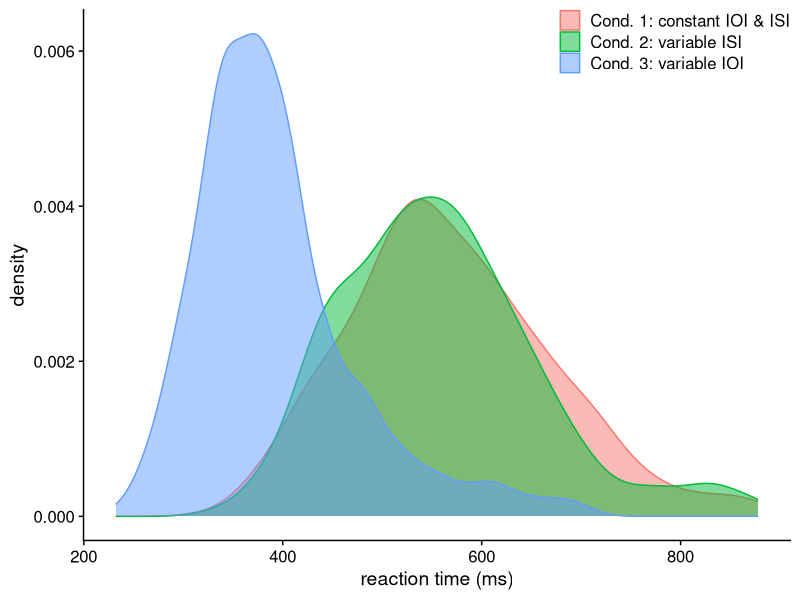
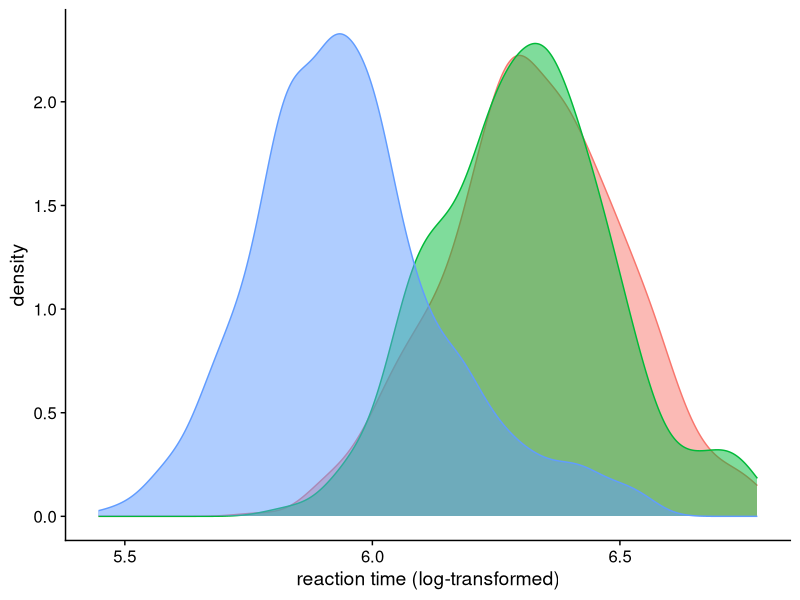
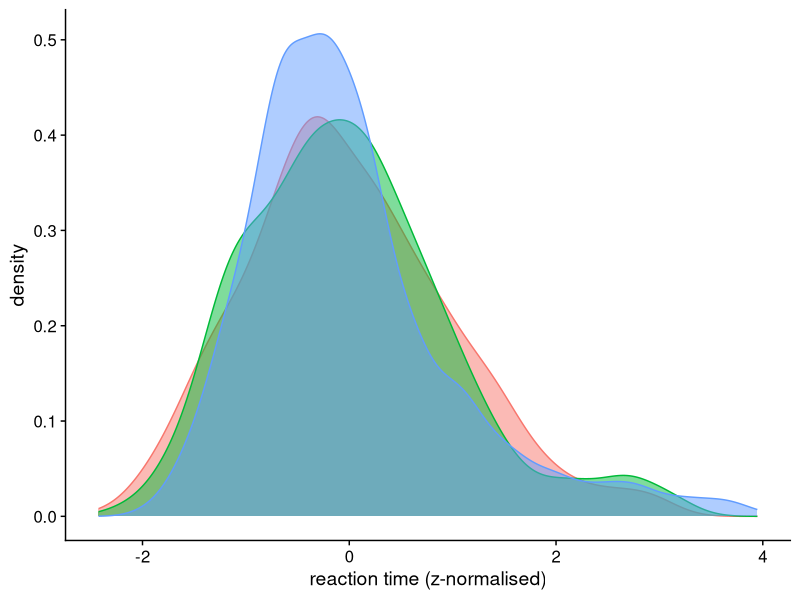
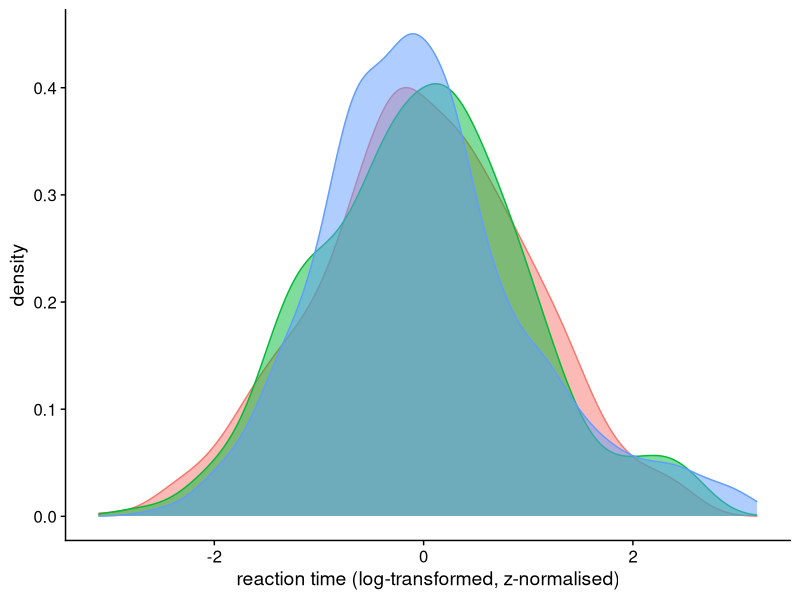
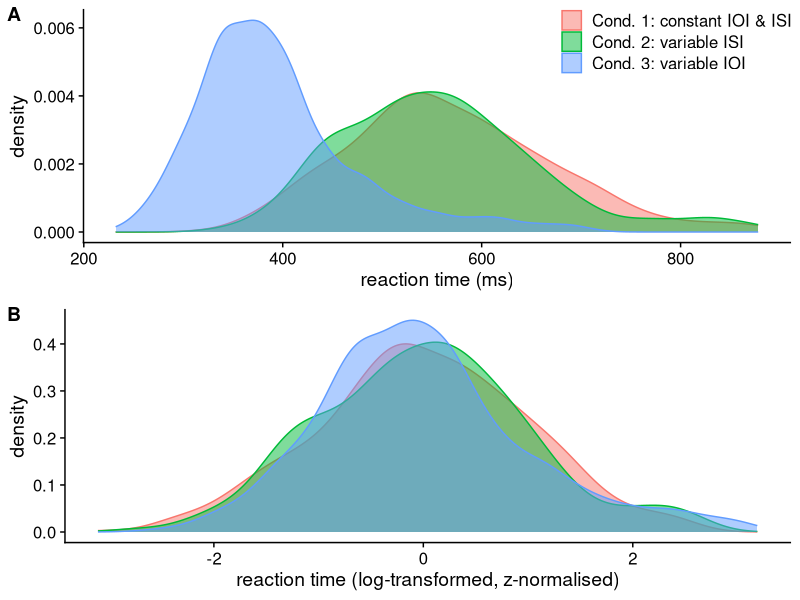

The R script that drew these images, in order: (Note: this script raises an error after producing the figures.)

#--------------------------------------------------------
# Packages, global variables
#--------------------------------------------------------

# remove previous objects from workspace
rm(list=ls())

library(tidyverse)
library(cowplot)
library(lmerTest)
library(broom.mixed)
library(gtools)
library(kableExtra)

#------------------------------------------------------------
# Helper functions
#------------------------------------------------------------

# conf_summary()
# partially based on: http://www.cookbook-r.com/Manipulating_data/Summarizing_data/
# group data, and calculate: mean, standard error, 95% confidence interval
conf_summary <- function(data, measurevar, ...) {
  d %>% 
    group_by(...) %>%
    summarise(mean = mean({{measurevar}}, na.rm = T),
              sd = sd({{measurevar}}, na.rm = T),
              N = n(),
              se = sd / sqrt(N),
              ci = se * qt(0.95/2 + .5, N-1)) %>% 
    ungroup()
}

# save plots with cairo pdf device
ggsave_pdf <- function(custom_name = "lastplot", plot_lst = list(last_plot()),
                       height = 5, width = 7.5, figscale = 1,
                       figdir = '../plots/',
                       device = cairo_pdf, device_suffix = 'pdf', ...) {
  if (is.null(names(plot_lst))) names(plot_lst) <- custom_name
  plot_names <- paste0(figdir, names(plot_lst), '.', device_suffix)
  pmap(list(plot_names, plot_lst), ggsave,
       device = device, scale = figscale,
       height = height, width = width, ...)
}

ggsave_jpg <- function(custom_name = "lastplot", ...) {
  ggsave_pdf(device = 'jpeg', device_suffix = 'jpg', custom_name, ...)
}

# print fixed effects of mixed model
print_model <- function(mx) {
  mx %>% 
    tidy(effects = 'fixed') %>% 
    mutate(signif = stars.pval(p.value),
           t.value = statistic,
           p.value = format.pval(p.value, digits = 2),
           term = str_replace_all(term, 'probe.dist', 'probe.distance')) %>% 
    mutate_if(is.numeric, ~ round(., digits = 2)) %>% 
    select(term, estimate, std.error, t.value, p.value, signif) %>% 
    kable(format = 'latex', booktabs = T, linesep = "")
}

#--------------------------------------------------------
# Load data
#--------------------------------------------------------

# semantic labels for conditions
condlabels <- tibble(condition = c(1, 2, 3),
                     condition_label = c('Cond. 1: constant IOI & ISI',
                                         'Cond. 2: variable ISI',
                                         'Cond. 3: variable IOI'))

# read response data
d <- read_csv('../data/seh2_response_data.csv') %>% 
  left_join(condlabels) %>% 
  mutate(condition = as_factor(condition)) %>% 
  group_by(condition) %>% 
  mutate(zRT = scale(logRT),
         stdRT = scale(relRT)) %>% 
  ungroup()

#--------------------------------------------------------
# Distributions
#--------------------------------------------------------

# themes for distribution plots.
# legend.justification = inside reference point for legend.position 
theme_dist <- list(theme_cowplot(),
                   theme(legend.title = element_blank(),
                         legend.position = c(1, 1),
                         legend.justification = c('right', 'top')))
theme_dist_nolegend <- list(theme_cowplot(),
                            theme(legend.position = 'none'))

# Conditions were conducted on different machines:
# Condition 1: Dell XPS M1330, Ubuntu 12.04.
# Condition 2: Dell XPS M1330, Ubuntu 12.04.
# Condition 3: Lenovo T440s, Ubuntu 15.10.
# RTs are consistently shorter for condition 3.
# Hence, z-normalise RTs to make conditions comparable.

dist_rt <- ggplot(d) +
  aes(x = relRT, fill = condition_label, colour = condition_label) +
  geom_density(alpha = .5) +
  theme_dist + xlab('reaction time (ms)')
dist_rt

dist_logrt <- ggplot(d) +
  aes(x = logRT, fill = condition_label, colour = condition_label) +
  geom_density(alpha = .5) +
  theme_dist_nolegend + xlab('reaction time (log-transformed)')
dist_logrt

dist_stdrt <- ggplot(d) +
  aes(x = stdRT, fill = condition_label, colour = condition_label) +
  geom_density(alpha = .5) +
  theme_dist_nolegend + xlab('reaction time (z-normalised)')
dist_stdrt

dist_zrt <- ggplot(d) +
  aes(x = zRT, fill = condition_label, colour = condition_label) +
  geom_density(alpha = .5) +
  theme_dist_nolegend + xlab('reaction time (log-transformed, z-normalised)')
dist_zrt

plot_grid(dist_rt, dist_zrt, ncol = 1, labels = 'AUTO')
ggsave_jpg('rt_distributions_2', height = 9)

plot_grid(dist_rt, dist_logrt, dist_zrt, ncol = 1, labels = 'AUTO')
ggsave_jpg('rt_distributions_3', height = 9)

conf_summary(d, relRT, condition_label)
conf_summary(d, logRT, condition_label)
conf_summary(d, zRT, condition_label)

#--------------------------------------------------------
# RTs by probe
#--------------------------------------------------------

# axis labels
probe_lab <- 'position of probe within sequence'
zrt_lab <- 'reaction time (log-transformed, z-normalised)'
lrt_lab <- 'reaction time (log-transformed)'

## Summary by probe
dsum2 <- conf_summary(d, zRT, probe)
ggplot(dsum2) + aes(x = factor(probe), y = mean, group = 1) +
  geom_point() + geom_line() +
  geom_errorbar(aes(ymin=mean-ci, ymax=mean+ci), width=.1) +
  labs(x = probe_lab, y = zrt_lab)
# ggsave("dsum_all.pdf", scale = 2)

## Summary by probe and condition
dsum <- conf_summary(d, zRT, probe, condition_label) %>% 
  rename(condition = condition_label)
ggplot(dsum) + aes(x = factor(probe), y = mean,
                   group = condition, color = condition) +
  geom_point() + geom_line() +
  geom_errorbar(aes(ymin=mean-ci, ymax=mean+ci), width=.1) +
  labs(x = probe_lab, y = zrt_lab) +
  theme_cowplot() +
  theme(legend.title = element_blank())
# ggsave("dsum_conditions.pdf", scale = 2)

#--------------------------------------------------------
# log-transformed, z-normalised RTs by probe (with overlay)
#--------------------------------------------------------

# summary statistics (for plot overlay)
dsum.stat <- dsum %>% 
  group_by(condition) %>% 
  summarise(r = cor(probe, mean) %>% round(3)) %>% 
  mutate(highlight = condition)

# no highlight
dsum %>% 
  ggplot() + aes(x = factor(probe), y = mean, group = condition) +
  geom_point() + geom_line() +
  geom_errorbar(aes(ymin=mean-ci, ymax=mean+ci), width=.1) +
  facet_wrap(~ condition) +
  labs(x = probe_lab, y = zrt_lab) +
  theme(legend.position="none") +
  geom_text(aes(x = 7, y = 1.1, label = paste0("italic(r) == ", r)), parse = T, 
            data = dsum.stat, inherit.aes = F) +
  theme_cowplot() +
  background_grid(major = 'y')

ggsave_jpg(custom_name = "zrt_conditions", width = 9)

# with hihglight
dsum %>% 
  crossing(highlight = unique(.$condition)) %>%
  ggplot() +
  aes(x = factor(probe), y = mean, group = condition,
      alpha = highlight == condition) +
  geom_point() + geom_line() +
  geom_errorbar(aes(ymin=mean-ci, ymax=mean+ci), width=.1) +
  facet_wrap(~ condition) +
  labs(x = probe_lab, y = zrt_lab) +
  facet_wrap(~highlight) +
  scale_alpha_discrete(range = c(.1, 1)) +
  geom_text(aes(x = 7, y = 1.1, label = paste0("italic(r) == ", r)), parse = T, 
            data = dsum.stat, inherit.aes = F) +
  theme_cowplot() +
  background_grid(major = 'y') +
  theme(legend.position = 'none')

ggsave_jpg(custom_name = "zrt_conditions_hi", width = 9)

#--------------------------------------------------------
# log-transformed RTs by probe (with overlay)
#--------------------------------------------------------

## summary by probe and condition
log_sum <- conf_summary(d, logRT, probe, condition_label) %>% 
  rename(condition = condition_label)

# summary statistics (for plot overlay)
log_sum_stat <- log_sum %>% 
  group_by(condition) %>% 
  summarise(r = cor(probe, mean) %>% round(3)) %>% 
  mutate(highlight = condition)

# no highlight
ggplot(log_sum) + aes(x = factor(probe), y = mean, group = condition) +
  geom_point() + geom_line() +
  geom_errorbar(aes(ymin=mean-ci, ymax=mean+ci), width=.1) +
  geom_text(aes(x = 7, y = 6.5, label = paste0("italic(r) == ", r)),
            parse = T, data = log_sum_stat) +
  facet_wrap(~ condition) +
  labs(x = probe_lab, y = lrt_lab) +
  theme_cowplot() +
  background_grid(major = 'y')

ggsave_jpg(custom_name = "logrt_conditions", width = 9)

# with hihglight
log_sum %>% 
  crossing(highlight = unique(.$condition)) %>%
  ggplot() +
  aes(x = factor(probe), y = mean, group = condition,
      alpha = highlight == condition) +
  geom_point() + geom_line() +
  geom_errorbar(aes(ymin=mean-ci, ymax=mean+ci), width=.1) +
  facet_wrap(~ condition) +
  labs(x = probe_lab, y = lrt_lab) +
  facet_wrap(~highlight) +
  scale_alpha_discrete(range = c(.1, 1)) +
  geom_text(aes(x = 7, y = 6.5, label = paste0("italic(r) == ", r)),
            parse = T, data = log_sum_stat) +
  theme_cowplot() +
  background_grid(major = 'y') +
  theme(legend.position="none")

ggsave_jpg(custom_name = "logrt_conditions_hi", width = 9)

#--------------------------------------------------------
# regression models (zRT)
#--------------------------------------------------------

# saturated model
mm_sat <- lmer(zRT ~ probe.dist + probe + condition +
              probe:condition + probe.dist:condition +
              (1|subjectID), d, REML = F)
summary(mm_sat)

# model selection
step(mm_sat)

# step-selected final model
mm_final <- lmer(zRT ~ probe.dist + probe +
                   (1|subjectID), d, REML = F)
summary(mm_final)
print_model(mm_final)

#--------------------------------------------------------
# regression models (logRT)
#--------------------------------------------------------

# saturated model
mm_sat_log <- lmer(logRT ~ probe.dist + probe + condition +
                 probe:condition + probe.dist:condition +
                 (1|subjectID), d, REML = F)
summary(mm_sat_log)

# model selection
step(mm_sat_log)

# final model
mm_final_log <- lmer(logRT ~ probe.dist + probe + condition + probe:condition +
                   (1|subjectID), d, REML = F)
summary(mm_final_log)
print_model(mm_final_log)
